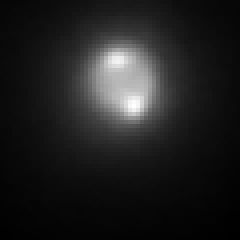
%> input picture testing/180327_Sam1_1mW_RingHiLO_2_MMStack_Pos0.ome_denoise_reg_ring11.tif, 60 x 60 px (shown 4 times larger)
$ octave testBgSub.m   (GNU Octave 9; MATLAB toolbox functions it lacks are replaced by stand-ins)
%> lines starting %> are read from the running program, lines starting %| are printed output that depends on the picture; in (x1, y1, x2, y2) boxes, pixels count from 0 and x2, y2 are one past the last pixel; in counts of white or black regions, pixels touching at a corner belong together; the program's own positions count from 1
### imreadstack.m
function imstack = imreadstack( path1)
%	imstack = imreadstack( path1)
%
% Description:
% 	Automatically load all the images in a stack as a
% 3D matrix
%
% Inputs:
% 	path
%
% Outputs:
%	imstack
%
% History:
% 	080213 	- First alpha complete (SH)
%	080213 	- Function headers and help standardised (SH)
%
% Author:
%	Seamus Holden
%

%number of frames in image and size of image
numFrames = numel(imfinfo(path1));
I = imread( path1, 1);
%> I is the input picture: size 60x60 single; min 209.2, max 3766.4, mean 659.8

%preallocate array
imstack = zeros( [size(I) numFrames], class(I));
imstack(:,:,1) = I;

for p = 2:numFrames
	imstack(:,:,p) = imread(path1, p);
end

### fitRing_sectored.m
function [fitPar, fitIm,ringIm_noBg] = fitRing_sectored(im, pixSz_nm,psfFWHM, varargin)
global DEBUG_RING
%parameters: x0, y0, r,width, Amplitude, BG, cytoplasmBg
NSECTOR=12;

plotOn=false;
cytoBgFWHM_nm = 1300;
cytoBgFWHMmin_nm = 1000;
cytoBgFWHMmax_nm = 2000;
radMax_nm=600;
psfWidthExtraNm= 50;%as in +/- psfFWHM
nargin = numel(varargin);
ii = 1;
while ii<=numel(varargin)
    if strcmp(varargin{ii},'PsfWidthRangeNm')
        psfWidthExtraNm= varargin{ii+1};
        ii=ii+2;
    elseif strcmp(varargin{ii},'PlotFit')
        plotOn=true;
        ii=ii+1;
    elseif strcmp(varargin{ii},'CytoplasmBG-FWHM')
        cytoBgFWHM_nm = varargin{ii+1};
        ii=ii+2;
    elseif strcmp(varargin{ii},'CytoplasmBG-FWHM-min')
        cytoBgFWHMmin_nm = varargin{ii+1};
        ii=ii+2;
    elseif strcmp(varargin{ii},'CytoplasmBG-FWHM-max')
        cytoBgFWHMmax_nm = varargin{ii+1};
        ii=ii+2;
    elseif strcmp(varargin{ii},'RingRadius-max') %best to set this pretty close to the max plausible ring radius
        radMax_nm= varargin{ii+1};
        ii=ii+2;
    else
        ii=ii+1;
    end
end

imBlur = imgaussfilt(im,1);

%guess parameters
%segment image, ignore background
otsuThresh= otsu(imBlur);
fg = im;
fg(otsuThresh==1)=0;
%clear up any outlier pixels by only keeping the largest above thresh area
BW0=logical(fg);
BW = bwareafilt(BW0,1,'largest');
fg(BW==0)=0;


%[x0C, y0C] = imCentreofMass(fg);%this sucks for uneven rings
%better use non intensity weighted avg
[x0, y0] = imBinaryCentreofMass(fg);

%%DEBUG
% [12 lines of commented-out code are left out]

imSz = size(im);

radMax = radMax_nm/pixSz_nm;%Like mad max
cytoBgWidth = cytoBgFWHM_nm/2.35/pixSz_nm;%manually estimated cytoplasmic gaussian contribution
cytoBgWidthMin=cytoBgFWHMmin_nm/2.35/pixSz_nm;
cytoBgWidthMax=cytoBgFWHMmax_nm/2.35/pixSz_nm;
width0 = psfFWHM/2.35/pixSz_nm;

r0 = min(radGuess(fg),radMax);
amplitude0 = max(fg(:));
bg0=mean(im(otsuThresh==1));
cytoplasmBg0 = max(im(:));
cytoplasmBg2_0 = mean(im(:));
cytoBgWidth2_0 =cytoBgWidth;
sectorAmp0(1:NSECTOR) = 1;

%initGuess = [x0,y0,r0,width0,amplitude0,bg0,cytoplasmBg0,cytoBgWidth,cytoplasmBg0,cytoBgWidth,sectorAmp0];
initGuess = [x0,y0,r0,width0,amplitude0,bg0,cytoplasmBg0,cytoBgWidth,cytoplasmBg2_0,cytoBgWidth2_0,sectorAmp0];

wMin = width0-psfWidthExtraNm/2.35/pixSz_nm;
wMax = width0+psfWidthExtraNm/2.35/pixSz_nm;
lb =[-inf, -inf,0,wMin,0,0,0,cytoBgWidthMin,0,cytoBgWidthMin,0.*sectorAmp0];
%ub = [inf,inf,radMax,wMax,inf,inf,inf,cytoBgWidthMax,inf,cytoBgWidthMax,1.*sectorAmp0];
ub = [inf,inf,radMax,wMax,inf,inf,inf,cytoBgWidthMax,inf,inf,1.*sectorAmp0];%the second blurred bg can be as big as you like

% [6 lines of commented-out code are left out]
opt = optimoptions(@lsqcurvefit,'Display','off');

[fitPar] = lsqcurvefit(@(x, xdata)  ringAndGaussBG_sectored(x, xdata,NSECTOR), ...
                         initGuess ,imSz,im, lb,ub,opt); % added resnorm 190114 kw
fitIm = ringAndGaussBG_sectored(fitPar,imSz,NSECTOR);
bgPar = fitPar;
bgPar(5) = 0; %set the ring amp to 0
bgIm = ringAndGaussBG_sectored(bgPar,imSz,NSECTOR);
ringIm_noBg = im - bgIm;
ringPar = fitPar;
ringPar(7) = 0;
ringPar(9) = 0;
ringPar(6)=0;
ringIm = ringAndGaussBG_sectored(ringPar,imSz,NSECTOR);


if plotOn || (~isempty(DEBUG_RING) && DEBUG_RING==true)
    figure;

    subplot(2,2,1);
    title('raw');
    x = fitPar(1);
    y = fitPar(2);
    r = fitPar(3);
    r0*pixSz_nm;

    %figure;
    hold off;
    %imagesc(fg);
    imagesc(im);
    colormap gray;
    hold all;
    %fit
    th = 0:pi/50:2*pi;
    xunit = r * cos(th) + x;
    yunit = r * sin(th) + y;
    plot(xunit, yunit,'r');
%     initial guess
    th = 0:pi/50:2*pi;
    xunit = r0 * cos(th) + x0;
    yunit = r0 * sin(th) + y0;
    plot(xunit, yunit,'g');
    axis equal;
%     legend('Fit','Initial Guess');
    %figure;
    %imagesc(fitIm);
    %axis equal;

    subplot(2,2,2);
    title('fitted image');
    imagesc(fitIm);
    colormap gray;
    axis equal;

    subplot(2,2,3);
    title('difference');
    imagesc(im-fitIm);
    colormap gray;
    axis equal;

    subplot(2,2,4);
    title('bg sub');
    imagesc(im-bgIm);
    colormap gray;
    axis equal;


    if ~isempty(DEBUG_RING) && DEBUG_RING==true
        figure;
        noRing=im-ringIm;
        imagesc(noRing);
        axis equal
        colormap gray
        title('Subtract the ring fit')
        tiffwrite('analysed/noRingIm.tif',noRing);
        tiffwrite('analysed/bgSub.tif',im-bgIm);
        %%REFIT THE BG
        % [11 lines of commented-out code are left out]
        keyboard;
    else
        pause;
    end
end


%-------------------
% [13 lines left out: function imCentreofMass, not called in this run]


% %----------------
% function Fout = blurredRingCrop(par,imSz,otsuThresh)
%
% %parameters: x0, y0, r,width, Amplitude, BG, cytoplasmBg
% F = blurredRing(par,imSz);
% Fout = F(otsuThresh==2);

%----------------
function r0 = radGuess(fg)

[sizey,sizex]=size(fg);
[X, Y] = meshgrid(1:sizex,1:sizey);

Xring = X(fg>0);
Yring = Y(fg>0);

xRad = (max(Xring(:)) - min(Xring(:)))/2;
yRad = (max(Yring(:)) - min(Yring(:)))/2;

%check if the radii are inconsistent
if (abs(xRad-yRad)/min([xRad,yRad]))>2
    error('X and Y radius estimates are inconsistent for ring image. Fitting not reliable');
else
    r0 = mean([xRad,yRad])*0.95;
end

%------------------------------------------
function [x0, y0] = imBinaryCentreofMass(fg)
[sizey,sizex]=size(fg);
[X, Y] = meshgrid(1:sizex,1:sizey);
Xring = X(fg>0);
Yring = Y(fg>0);

x0 = mean(Xring);
y0 = mean(Yring);

### testing/testBgSub.m

global DEBUG_RING
DEBUG_RING=true;

fname1='180327_Sam1_1mW_RingHiLO_1_MMStack_Pos0.ome_denoise_reg_ring1.tif';
fname2='180327_Sam1_1mW_RingHiLO_2_MMStack_Pos0.ome_denoise_reg_ring11.tif';

imS = double(imreadstack(fname2));
pixSz = 65; % [nm]
psfFWHM = 300; % [nm]Check with beads
nFrame=size(imS,3);
%> nFrame = 120
fRate=2;

%option to fix the radius
pos=[];
rad=[];
plotOn=true;
%plotOn=false
fixPsfFWHM=true;

jj=1
im=imS(:,:,jj);
% [6 lines of commented-out code are left out]
[fitPar{jj}, fitIm] = fitRing_sectored(im, pixSz,psfFWHM);
%> in fitRing_sectored, `otsuThresh= otsu(imBlur);`:
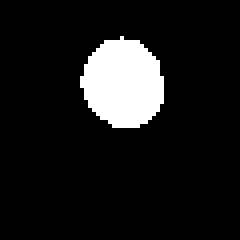
%> otsuThresh: size 60x60 double (shown 4 times larger); values 1 (black) and 2 (white), 10.1% white; 1 white region, box (x1, y1, x2, y2) and area: (20, 9, 41, 32) 363
%> in fitRing_sectored, `fg(otsuThresh==1)=0;`:
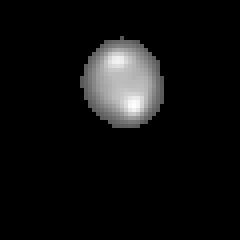
%> fg: size 60x60 double (shown 4 times larger); min 0, max 3766.4, mean 227.2; drawn with min black and max white
%> the run ends on the next line
